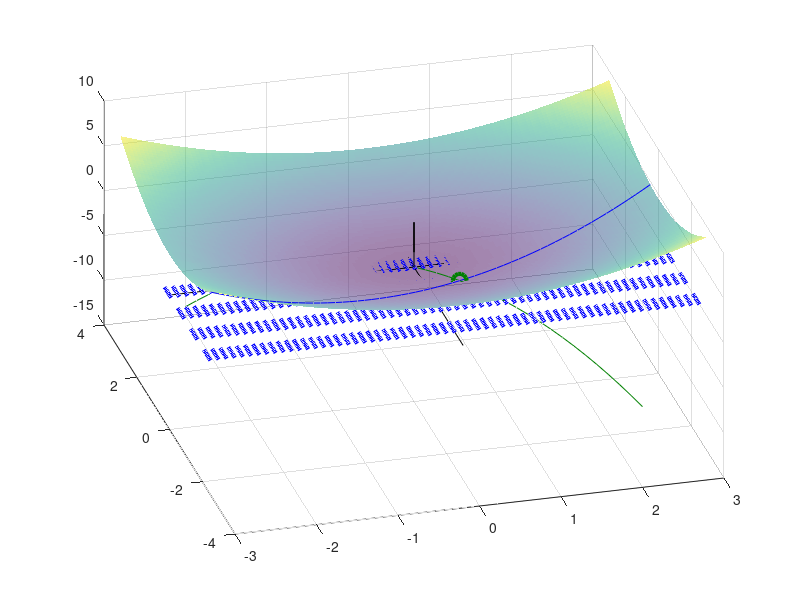

This figure's MATLAB source:
[W1,W2]=ndgrid(-3:0.05:3);

F=0.5*(W1.^2+W2.^2);

a1=1; a2=-2; b=2;

surf(W1, W2, F, 'edgecolor','none','facealpha',0.5);

hold on;
w1=-3:0.1:3; w2=-a1/a2*w1+b/a2;
plot3(w1, w2, 0.5*(w1.^2+w2.^2), 'b-',...
      w1, w2, zeros(length(w1)), 'b--', 'linewidth', 3);

alpha=-2:0.1:2;
w1=-a1*alpha; w2=-a2*alpha;
wstar=[a1, a2]*b/(a1^2+a2^2);
h=plot3(w1, w2, -0.5*(a1^2+a2^2)*alpha.^2-alpha*b, 'c-',...
        wstar(1), wstar(2), 0.5*sum(wstar.^2), 'oc',...
        'markersize', 10,'linewidth', 3);
set(h,'color', [0 .5 0]);

h=quiver3([-3,0,0],[0,-3,0],[0,0,-5],[6,0,0],[0,6,0],[0,0,10],0);
set(h,'color','k');

view([-15 44]);